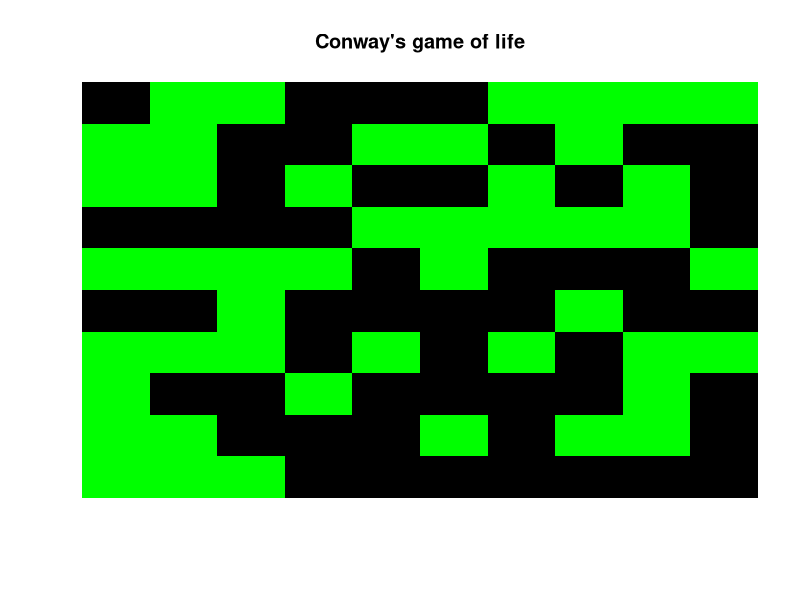
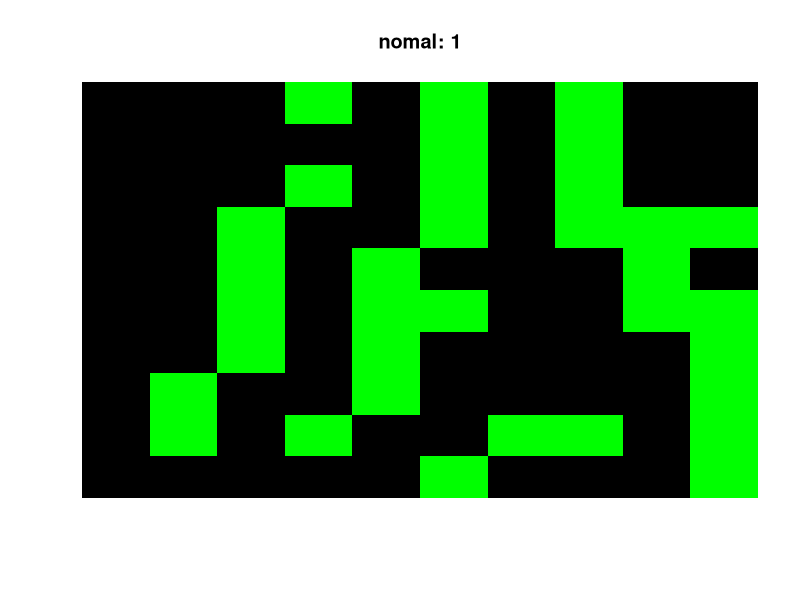
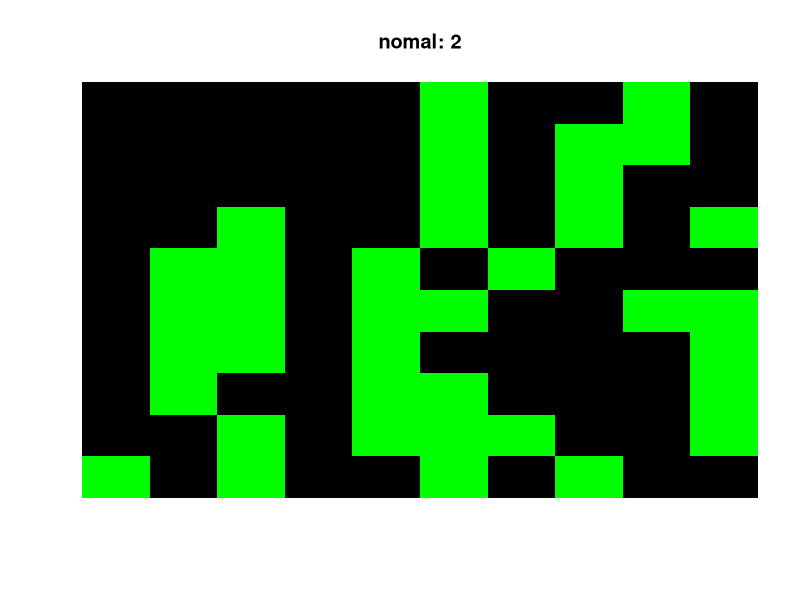
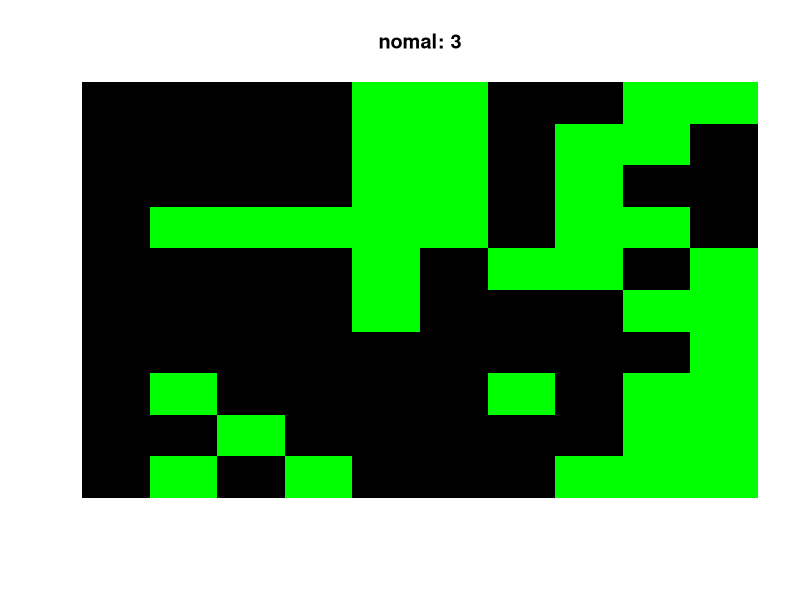
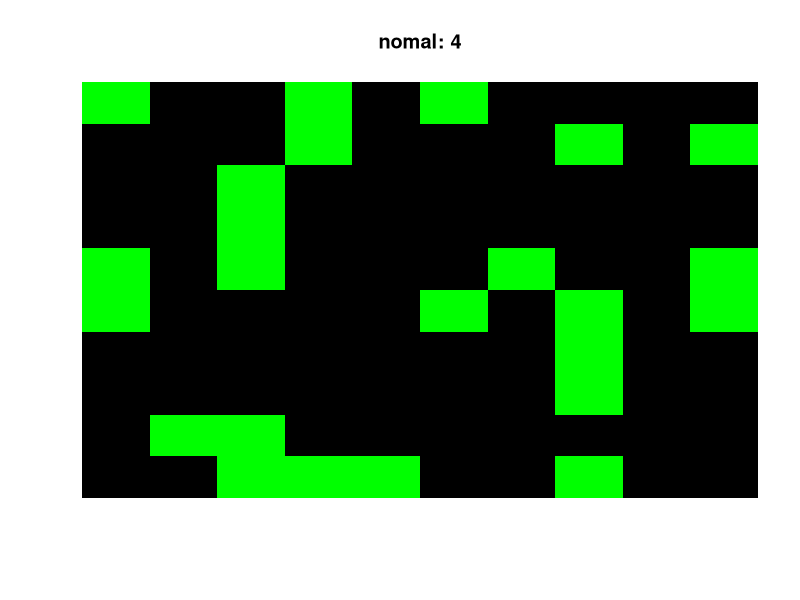
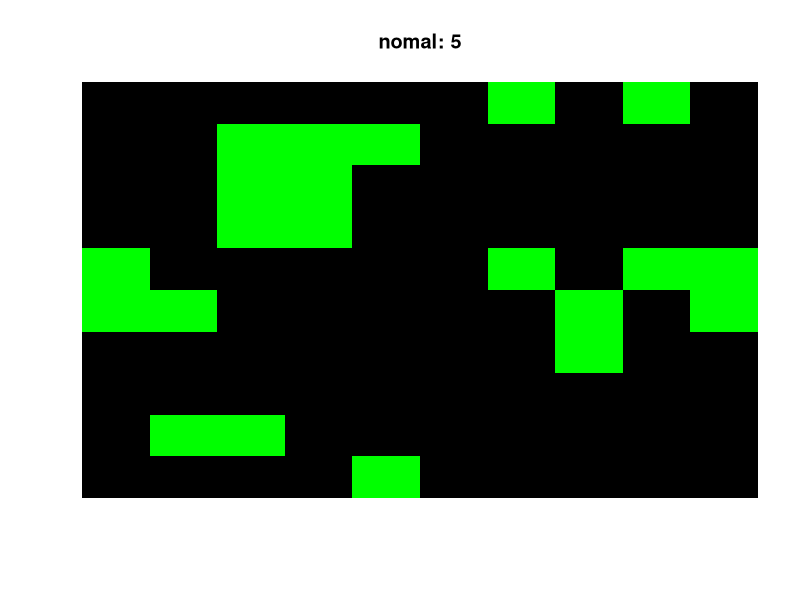
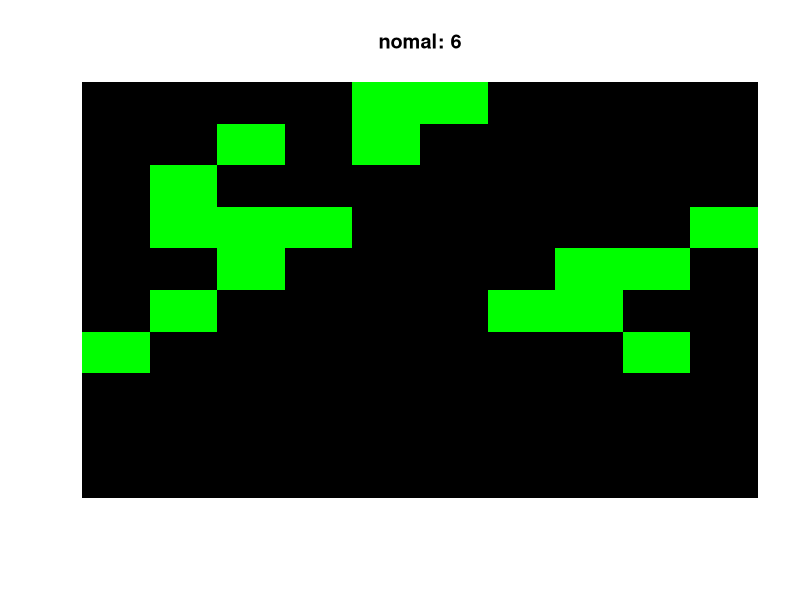
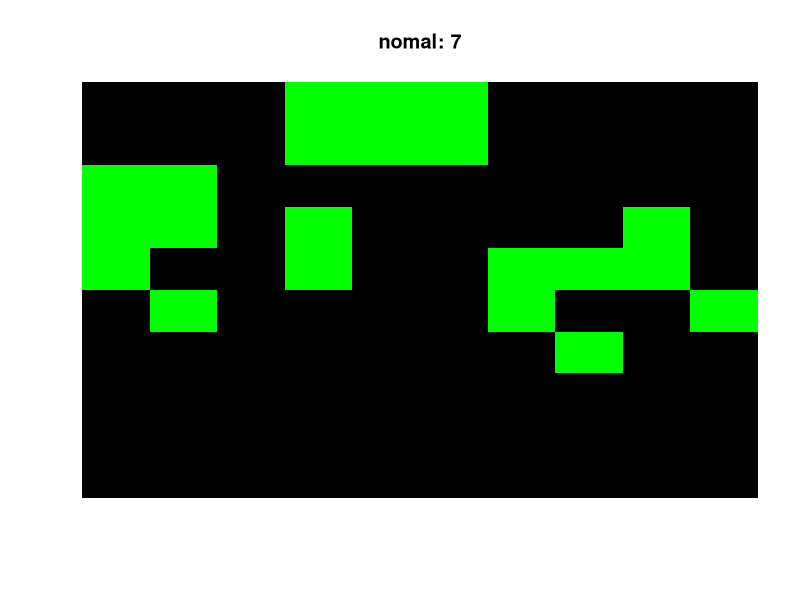

Here is the R script that generated these plots, in order:

SIZE = readline("Size(default: 10): ")
if (SIZE == "") {
  SIZE = 10 
} else {
  SIZE = as.numeric(SIZE)
}
BORN = 1
SURVIVES = 2

DEATH = BORN-1
ALIVE = SURVIVES-1

weightingAdder <- function(M) {
  TMP = matrix(0, nrow=SIZE, ncol=SIZE, byrow=T)
  for (i in 1:SIZE) {
    for (j in 1:SIZE) {
      if (M[i,j] == 0)  next
      for (k in -1:1) {
        for (l in -1:1) {
          if (k == 0 && l == 0) next
          x = i + k
          y = j + l
          if (i+k == 0)  x = SIZE
          else if (i+k == SIZE+1) x = 1
          if (j+l == 0)  y = SIZE
          else if (j+l == SIZE+1) y = 1

          TMP[x,y] = TMP[x,y] + 1
        }
      }
    }
  }
  return(TMP)
}

opt <- function(M) {
  return(t(apply(M,2,rev)))
}

title = "Conway's game of life"
cat('Type: {fill, empty, random}={f, e, r}\n')
type <- readline("Type: ")
if (type == "f") {
  A = matrix(1, nrow=SIZE, ncol=SIZE, byrow=T)
  image(opt(A), main=title, col="green", axes=FALSE)
} else if (type == "e") {
  A = matrix(0, nrow=SIZE, ncol=SIZE, byrow=T)
  image(opt(A), main=title, col="black", axes=FALSE)
} else {
  rand = as.integer(runif(SIZE^2, min=0, max=2))
  A = matrix(rand, nrow=SIZE, ncol=SIZE, byrow=T)
  image(opt(A), main=title, col=c("black","green"), axes=FALSE)
}


makePattern <- function(M) {
  count <- readline("Make Count: ")
  if (count == "")
    count = 0
  else
    count <- as.numeric(count)

  for (i in 1:count) {
    if (count == 0) break
    print(i, quote=FALSE)
    input <- as.numeric(locator(1))
    pos <- as.numeric(input) + 0.05
    if (SIZE <= 10)
      len <- 1.1 / SIZE
    else
      len <- 1.05 / SIZE
    pos <- as.integer(pos/len) + 1
    if (M[pos[1], pos[2]] == 1)
      M[pos[1], pos[2]] = 0
    else
      M[pos[1], pos[2]] = 1

    if (length(M[M==1]) == length(M))
      image(M, col=c("green"), axes=FALSE)
    else
      image(M, col=c("black", "green"), axes=FALSE)
  }
  return(M)
}

A = makePattern(opt(A))

library('stringr')
patternCompiler <- function(pattern) {
  rule_born = c()
  rule_survives = c()
  pattern = str_split(pattern, "")[[1]]
  for (i in 1:length(pattern)) {
    if (pattern[i] == "B") FLAG = FALSE
    if (pattern[i] == "S") FLAG = TRUE

    if (str_detect(pattern[i], "[0-9]")) {
      if (!FLAG) {
        rule_born <- c(rule_born, as.numeric(pattern[i]))
      } else {
        rule_survives <- c(rule_survives, as.numeric(pattern[i]))
      }
    }
  }
  return (list(rule_born, rule_survives))
}

title = ""
cat('\n')
cat("nomal: B3/S23\n")
cat("day and night: B3678/S34678\n")
cat("HighLife: B36/S23\n")
cat("Replicator: B1357/S1357\n")
cat("2x2: B36/S125\n")
cat('\nPattern: [B3/S34]\n')
rule <- readline("Input Pattern: ")
if (rule == "nomal" || rule == "") {
  title = "nomal"
  rule = "B3/S23"
} else if (rule == "day and night") {
  title = "day and night"
  rule = "B3678/S34678"
} else if (rule == "HighLife") {
  title = "HighLife"
  rule = "B36/S23"
} else if (rule == "Replicator") {
  title = "Replicator"
  rule = "B1357/S1357"
} else if (rule == "2x2") {
  title = "2x2"
  rule = "B36/S125"
} else {
  title = rule
}
rule <- patternCompiler(rule)
print(rule)

counter = readline("generation num: ")

generation = 1
convergence = TRUE
B = matrix(0, nrow=SIZE, ncol=SIZE, byrow=T)
repeat {
  if (counter == "")  request = readline()
  if (request == "add") {
    if (generation == 1)
      A = makePattern(A)
    else
      A = makePattern(opt(A))
    readline()
  }
  TMP = weightingAdder(A)
  for (x in 1:SIZE) {
    for (y in 1:SIZE) {
      if (A[x,y] == DEATH) {
        if (is.null(rule[[BORN]]) || length(rule[[BORN]][rule[[BORN]] == TMP[x,y]]) == 0)
          B[x,y] = 0
        else
          B[x,y] = 1
        next
      } 
      if (A[x,y] == ALIVE) {
        if (is.null(rule[[SURVIVES]]) || length(rule[[SURVIVES]][rule[[SURVIVES]]==TMP[x,y]])==0)
          B[x,y] = 0
        else
          B[x,y] = 1
        next
      } 
    }
  }
  if (length((A==B)[(A==B)==TRUE]) == SIZE^2) break

  A = B
  if (length(A[A==1]) == length(A))
    image(opt(A), main=paste(title, generation, sep=": "), col=c("green"), axes = FALSE)
  else
    image(opt(A), main=paste(title, generation, sep=": "), col=c("black", "green"), axes = FALSE)
  if (counter != "" && generation == as.numeric(counter))  counter = ""
  generation = generation + 1
}

